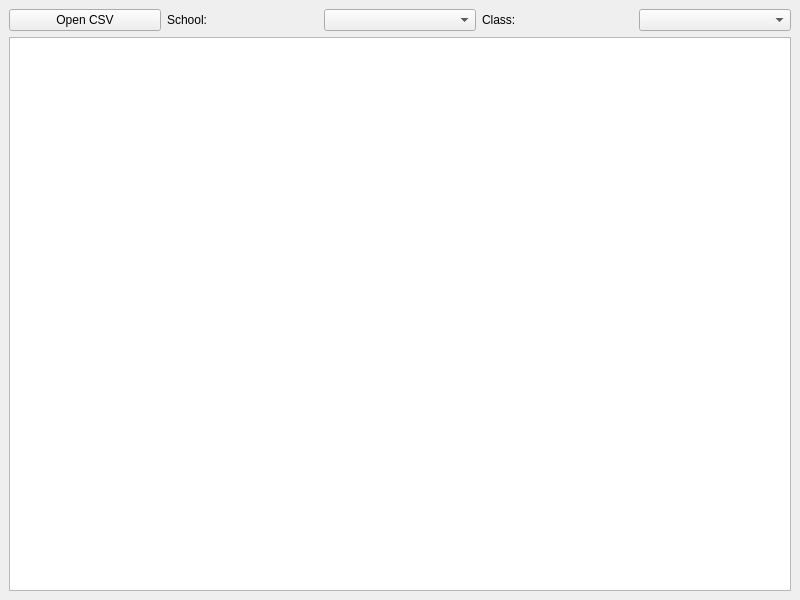
<?xml version="1.0" encoding="UTF-8"?>
<ui version="4.0">
 <class>MainWindow</class>
 <widget class="QMainWindow" name="MainWindow">
  <property name="geometry">
   <rect>
    <x>0</x>
    <y>0</y>
    <width>800</width>
    <height>600</height>
   </rect>
  </property>
  <property name="windowTitle">
   <string>Olympiad Results</string>
  </property>
  <widget class="QWidget" name="centralwidget">
   <layout class="QVBoxLayout" name="verticalLayout">
    <item>
     <layout class="QHBoxLayout" name="horizontalLayout">
      <item>
       <widget class="QPushButton" name="openButton">
        <property name="text">
         <string>Open CSV</string>
        </property>
       </widget>
      </item>
      <item>
       <widget class="QLabel" name="label">
        <property name="text">
         <string>School:</string>
        </property>
       </widget>
      </item>
      <item>
       <widget class="QComboBox" name="combo_school"/>
      </item>
      <item>
       <widget class="QLabel" name="label_2">
        <property name="text">
         <string>Class:</string>
        </property>
       </widget>
      </item>
      <item>
       <widget class="QComboBox" name="combo_class"/>
      </item>
     </layout>
    </item>
    <item>
     <widget class="QTableWidget" name="tableWidget">
      <property name="editTriggers">
       <set>QAbstractItemView::EditTrigger::NoEditTriggers</set>
      </property>
      <property name="selectionBehavior">
       <enum>QAbstractItemView::SelectionBehavior::SelectRows</enum>
      </property>
      <property name="sortingEnabled">
       <bool>true</bool>
      </property>
     </widget>
    </item>
   </layout>
  </widget>
 </widget>
</ui>
